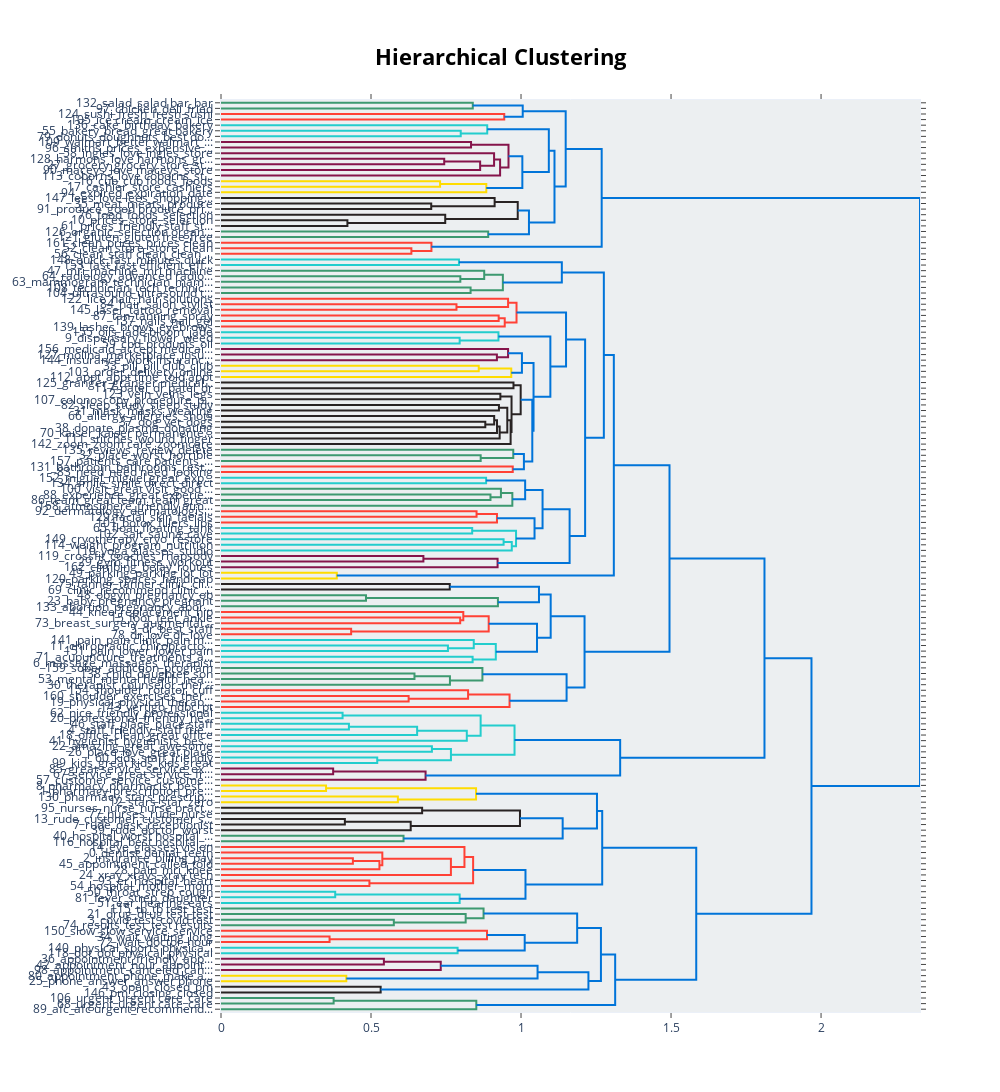

The notebook cell this image was saved under:
### Markdown cell above
**HIERARCHICAL CLUSTERING DENDOGRAM**

### Code cell
# Get total number of topics 
total_topics = len(topic_model.get_topics())
# Use all topics in hierarchy
fig3 = topic_model.visualize_hierarchy(top_n_topics=total_topics)
fig3.show()

### Figure 1 — Plotly figure (JSON) as saved in the notebook; plotly's stock layout.template omitted (floating-point values rounded to 4 significant figures; data arrays with more than 128 entries replaced by an {"elided": "..."} marker saying what was removed)
{"data": [{"hoverinfo": "text", "marker": {"color": "rgb(61,153,112)"}, "mode": "lines", "type": "scatter", "x": [0, 0.8392, 0.8392, 0], "xaxis": "x", "y": [-5, -5, -15, -15], "yaxis": "y"}, {"hoverinfo": "text", "marker": {"color": "rgb(255,65,54)"}, "mode": "lines", "type": "scatter", "x": [0, 0.944, 0.944, 0], "xaxis": "x", "y": [-25, -25, -35, -35], "yaxis": "y"}, {"hoverinfo": "text", "marker": {"color": "rgb(0,116,217)"}, "mode": "lines", "type": "scatter", "x": [0.8392, 1.006, 1.006, 0.944], "xaxis": "x", "y": [-10, -10, -30, -30], "yaxis": "y"}, {"hoverinfo": "text", "marker": {"color": "rgb(35,205,205)"}, "mode": "lines", "type": "scatter", "x": [0, 0.799, 0.799, 0], "xaxis": "x", "y": [-55, -55, -65, -65], "yaxis": "y"}, {"hoverinfo": "text", "marker": {"color": "rgb(35,205,205)"}, "mode": "lines", "type": "scatter", "x": [0, 0.8873, 0.8873, 0.799], "xaxis": "x", "y": [-45, -45, -60, -60], "yaxis": "y"}, {"hoverinfo": "text", "marker": {"color": "rgb(133,20,75)"}, "mode": "lines", "type": "scatter", "x": [0, 0.8334, 0.8334, 0], "xaxis": "x", "y": [-75, -75, -85, -85], "yaxis": "y"}, {"hoverinfo": "text", "marker": {"color": "rgb(133,20,75)"}, "mode": "lines", "type": "scatter", "x": [0, 0.744, 0.744, 0], "xaxis": "x", "y": [-105, -105, -115, -115], "yaxis": "y"}, {"hoverinfo": "text", "marker": {"color": "rgb(133,20,75)"}, "mode": "lines", "type": "scatter", "x": [0.744, 0.8637, 0.8637, 0], "xaxis": "x", "y": [-110, -110, -125, -125], "yaxis": "y"}, {"hoverinfo": "text", "marker": {"color": "rgb(133,20,75)"}, "mode": "lines", "type": "scatter", "x": [0, 0.9102, 0.9102, 0.8637], "xaxis": "x", "y": [-95, -95, -117.5, -117.5], "yaxis": "y"}, {"hoverinfo": "text", "marker": {"color": "rgb(133,20,75)"}, "mode": "lines", "type": "scatter", "x": [0.9102, 0.9302, 0.9302, 0], "xaxis": "x", "y": [-106.2, -106.2, -135, -135], "yaxis": "y"}, {"hoverinfo": "text", "marker": {"color": "rgb(133,20,75)"}, "mode": "lines", "type": "scatter", "x": [0.8334, 0.9582, 0.9582, 0.9302], "xaxis": "x", "y": [-80, -80, -120.6, -120.6], "yaxis": "y"}, {"hoverinfo": "text", "marker": {"color": "rgb(255,220,0)"}, "mode": "lines", "type": "scatter", "x": [0, 0.7302, 0.7302, 0], "xaxis": "x", "y": [-145, -145, -155, -155], "yaxis": "y"}, {"hoverinfo": "text", "marker": {"color": "rgb(255,220,0)"}, "mode": "lines", "type": "scatter", "x": [0.7302, 0.8842, 0.8842, 0], "xaxis": "x", "y": [-150, -150, -165, -165], "yaxis": "y"}, {"hoverinfo": "text", "marker": {"color": "rgb(0,116,217)"}, "mode": "lines", "type": "scatter", "x": [0.9582, 1.004, 1.004, 0.8842], "xaxis": "x", "y": [-100.3, -100.3, -157.5, -157.5], "yaxis": "y"}, {"hoverinfo": "text", "marker": {"color": "rgb(0,116,217)"}, "mode": "lines", "type": "scatter", "x": [0.8873, 1.093, 1.093, 1.004], "xaxis": "x", "y": [-52.5, -52.5, -128.9, -128.9], "yaxis": "y"}, {"hoverinfo": "text", "marker": {"color": "rgb(40,35,35)"}, "mode": "lines", "type": "scatter", "x": [0, 0.7007, 0.7007, 0], "xaxis": "x", "y": [-185, -185, -195, -195], "yaxis": "y"}, {"hoverinfo": "text", "marker": {"color": "rgb(40,35,35)"}, "mode": "lines", "type": "scatter", "x": [0, 0.912, 0.912, 0.7007], "xaxis": "x", "y": [-175, -175, -190, -190], "yaxis": "y"}, {"hoverinfo": "text", "marker": {"color": "rgb(40,35,35)"}, "mode": "lines", "type": "scatter", "x": [0, 0.4213, 0.4213, 0], "xaxis": "x", "y": [-215, -215, -225, -225], "yaxis": "y"}, {"hoverinfo": "text", "marker": {"color": "rgb(40,35,35)"}, "mode": "lines", "type": "scatter", "x": [0, 0.7474, 0.7474, 0.4213], "xaxis": "x", "y": [-205, -205, -220, -220], "yaxis": "y"}, {"hoverinfo": "text", "marker": {"color": "rgb(40,35,35)"}, "mode": "lines", "type": "scatter", "x": [0.912, 0.989, 0.989, 0.7474], "xaxis": "x", "y": [-182.5, -182.5, -212.5, -212.5], "yaxis": "y"}, {"hoverinfo": "text", "marker": {"color": "rgb(61,153,112)"}, "mode": "lines", "type": "scatter", "x": [0, 0.8906, 0.8906, 0], "xaxis": "x", "y": [-235, -235, -245, -245], "yaxis": "y"}, {"hoverinfo": "text", "marker": {"color": "rgb(0,116,217)"}, "mode": "lines", "type": "scatter", "x": [0.989, 1.026, 1.026, 0.8906], "xaxis": "x", "y": [-197.5, -197.5, -240, -240], "yaxis": "y"}, {"hoverinfo": "text", "marker": {"color": "rgb(0,116,217)"}, "mode": "lines", "type": "scatter", "x": [1.093, 1.112, 1.112, 1.026], "xaxis": "x", "y": [-90.7, -90.7, -218.8, -218.8], "yaxis": "y"}, {"hoverinfo": "text", "marker": {"color": "rgb(0,116,217)"}, "mode": "lines", "type": "scatter", "x": [1.006, 1.149, 1.149, 1.112], "xaxis": "x", "y": [-20, -20, -154.7, -154.7], "yaxis": "y"}, {"hoverinfo": "text", "marker": {"color": "rgb(255,65,54)"}, "mode": "lines", "type": "scatter", "x": [0, 0.6345, 0.6345, 0], "xaxis": "x", "y": [-265, -265, -275, -275], "yaxis": "y"}, {"hoverinfo": "text", "marker": {"color": "rgb(255,65,54)"}, "mode": "lines", "type": "scatter", "x": [0, 0.7014, 0.7014, 0.6345], "xaxis": "x", "y": [-255, -255, -270, -270], "yaxis": "y"}, {"hoverinfo": "text", "marker": {"color": "rgb(0,116,217)"}, "mode": "lines", "type": "scatter", "x": [1.149, 1.269, 1.269, 0.7014], "xaxis": "x", "y": [-87.36, -87.36, -262.5, -262.5], "yaxis": "y"}, {"hoverinfo": "text", "marker": {"color": "rgb(35,205,205)"}, "mode": "lines", "type": "scatter", "x": [0, 0.7931, 0.7931, 0], "xaxis": "x", "y": [-285, -285, -295, -295], "yaxis": "y"}, {"hoverinfo": "text", "marker": {"color": "rgb(61,153,112)"}, "mode": "lines", "type": "scatter", "x": [0, 0.7977, 0.7977, 0], "xaxis": "x", "y": [-315, -315, -325, -325], "yaxis": "y"}, {"hoverinfo": "text", "marker": {"color": "rgb(61,153,112)"}, "mode": "lines", "type": "scatter", "x": [0, 0.8773, 0.8773, 0.7977], "xaxis": "x", "y": [-305, -305, -320, -320], "yaxis": "y"}, {"hoverinfo": "text", "marker": {"color": "rgb(61,153,112)"}, "mode": "lines", "type": "scatter", "x": [0, 0.8319, 0.8319, 0], "xaxis": "x", "y": [-335, -335, -345, -345], "yaxis": "y"}, {"hoverinfo": "text", "marker": {"color": "rgb(61,153,112)"}, "mode": "lines", "type": "scatter", "x": [0.8773, 0.9395, 0.9395, 0.8319], "xaxis": "x", "y": [-312.5, -312.5, -340, -340], "yaxis": "y"}, {"hoverinfo": "text", "marker": {"color": "rgb(0,116,217)"}, "mode": "lines", "type": "scatter", "x": [0.7931, 1.136, 1.136, 0.9395], "xaxis": "x", "y": [-290, -290, -326.2, -326.2], "yaxis": "y"}, {"hoverinfo": "text", "marker": {"color": "rgb(255,65,54)"}, "mode": "lines", "type": "scatter", "x": [0, 0.7849, 0.7849, 0], "xaxis": "x", "y": [-365, -365, -375, -375], "yaxis": "y"}, {"hoverinfo": "text", "marker": {"color": "rgb(255,65,54)"}, "mode": "lines", "type": "scatter", "x": [0, 0.9569, 0.9569, 0.7849], "xaxis": "x", "y": [-355, -355, -370, -370], "yaxis": "y"}, {"hoverinfo": "text", "marker": {"color": "rgb(255,65,54)"}, "mode": "lines", "type": "scatter", "x": [0, 0.9255, 0.9255, 0], "xaxis": "x", "y": [-385, -385, -395, -395], "yaxis": "y"}, {"hoverinfo": "text", "marker": {"color": "rgb(255,65,54)"}, "mode": "lines", "type": "scatter", "x": [0.9255, 0.9457, 0.9457, 0], "xaxis": "x", "y": [-390, -390, -405, -405], "yaxis": "y"}, {"hoverinfo": "text", "marker": {"color": "rgb(255,65,54)"}, "mode": "lines", "type": "scatter", "x": [0.9569, 0.985, 0.985, 0.9457], "xaxis": "x", "y": [-362.5, -362.5, -397.5, -397.5], "yaxis": "y"}, {"hoverinfo": "text", "marker": {"color": "rgb(35,205,205)"}, "mode": "lines", "type": "scatter", "x": [0, 0.7955, 0.7955, 0], "xaxis": "x", "y": [-425, -425, -435, -435], "yaxis": "y"}, {"hoverinfo": "text", "marker": {"color": "rgb(35,205,205)"}, "mode": "lines", "type": "scatter", "x": [0, 0.9247, 0.9247, 0.7955], "xaxis": "x", "y": [-415, -415, -430, -430], "yaxis": "y"}, {"hoverinfo": "text", "marker": {"color": "rgb(133,20,75)"}, "mode": "lines", "type": "scatter", "x": [0, 0.9196, 0.9196, 0], "xaxis": "x", "y": [-455, -455, -465, -465], "yaxis": "y"}, {"hoverinfo": "text", "marker": {"color": "rgb(133,20,75)"}, "mode": "lines", "type": "scatter", "x": [0, 0.9568, 0.9568, 0.9196], "xaxis": "x", "y": [-445, -445, -460, -460], "yaxis": "y"}, {"hoverinfo": "text", "marker": {"color": "rgb(255,220,0)"}, "mode": "lines", "type": "scatter", "x": [0, 0.8591, 0.8591, 0], "xaxis": "x", "y": [-475, -475, -485, -485], "yaxis": "y"}, {"hoverinfo": "text", "marker": {"color": "rgb(255,220,0)"}, "mode": "lines", "type": "scatter", "x": [0.8591, 0.9675, 0.9675, 0], "xaxis": "x", "y": [-480, -480, -495, -495], "yaxis": "y"}, {"hoverinfo": "text", "marker": {"color": "rgb(0,116,217)"}, "mode": "lines", "type": "scatter", "x": [0.9568, 1.003, 1.003, 0.9675], "xaxis": "x", "y": [-452.5, -452.5, -487.5, -487.5], "yaxis": "y"}, {"hoverinfo": "text", "marker": {"color": "rgb(40,35,35)"}, "mode": "lines", "type": "scatter", "x": [0, 0.9749, 0.9749, 0], "xaxis": "x", "y": [-505, -505, -515, -515], "yaxis": "y"}, {"hoverinfo": "text", "marker": {"color": "rgb(40,35,35)"}, "mode": "lines", "type": "scatter", "x": [0, 0.9311, 0.9311, 0], "xaxis": "x", "y": [-525, -525, -535, -535], "yaxis": "y"}, {"hoverinfo": "text", "marker": {"color": "rgb(40,35,35)"}, "mode": "lines", "type": "scatter", "x": [0, 0.9264, 0.9264, 0], "xaxis": "x", "y": [-545, -545, -555, -555], "yaxis": "y"}, {"hoverinfo": "text", "marker": {"color": "rgb(40,35,35)"}, "mode": "lines", "type": "scatter", "x": [0, 0.8809, 0.8809, 0], "xaxis": "x", "y": [-575, -575, -585, -585], "yaxis": "y"}, {"hoverinfo": "text", "marker": {"color": "rgb(40,35,35)"}, "mode": "lines", "type": "scatter", "x": [0, 0.9105, 0.9105, 0.8809], "xaxis": "x", "y": [-565, -565, -580, -580], "yaxis": "y"}, {"hoverinfo": "text", "marker": {"color": "rgb(40,35,35)"}, "mode": "lines", "type": "scatter", "x": [0.9105, 0.9199, 0.9199, 0], "xaxis": "x", "y": [-572.5, -572.5, -595, -595], "yaxis": "y"}, {"hoverinfo": "text", "marker": {"color": "rgb(40,35,35)"}, "mode": "lines", "type": "scatter", "x": [0.9199, 0.9288, 0.9288, 0], "xaxis": "x", "y": [-583.8, -583.8, -605, -605], "yaxis": "y"}, {"hoverinfo": "text", "marker": {"color": "rgb(40,35,35)"}, "mode": "lines", "type": "scatter", "x": [0.9264, 0.9542, 0.9542, 0.9288], "xaxis": "x", "y": [-550, -550, -594.4, -594.4], "yaxis": "y"}, {"hoverinfo": "text", "marker": {"color": "rgb(40,35,35)"}, "mode": "lines", "type": "scatter", "x": [0.9542, 0.9653, 0.9653, 0], "xaxis": "x", "y": [-572.2, -572.2, -615, -615], "yaxis": "y"}, {"hoverinfo": "text", "marker": {"color": "rgb(40,35,35)"}, "mode": "lines", "type": "scatter", "x": [0.9311, 0.9684, 0.9684, 0.9653], "xaxis": "x", "y": [-530, -530, -593.6, -593.6], "yaxis": "y"}, {"hoverinfo": "text", "marker": {"color": "rgb(40,35,35)"}, "mode": "lines", "type": "scatter", "x": [0.9749, 0.9989, 0.9989, 0.9684], "xaxis": "x", "y": [-510, -510, -561.8, -561.8], "yaxis": "y"}, {"hoverinfo": "text", "marker": {"color": "rgb(61,153,112)"}, "mode": "lines", "type": "scatter", "x": [0, 0.8655, 0.8655, 0], "xaxis": "x", "y": [-635, -635, -645, -645], "yaxis": "y"}, {"hoverinfo": "text", "marker": {"color": "rgb(61,153,112)"}, "mode": "lines", "type": "scatter", "x": [0, 0.9741, 0.9741, 0.8655], "xaxis": "x", "y": [-625, -625, -640, -640], "yaxis": "y"}, {"hoverinfo": "text", "marker": {"color": "rgb(255,65,54)"}, "mode": "lines", "type": "scatter", "x": [0, 0.9724, 0.9724, 0], "xaxis": "x", "y": [-655, -655, -665, -665], "yaxis": "y"}, {"hoverinfo": "text", "marker": {"color": "rgb(0,116,217)"}, "mode": "lines", "type": "scatter", "x": [0.9741, 1.01, 1.01, 0.9724], "xaxis": "x", "y": [-632.5, -632.5, -660, -660], "yaxis": "y"}, {"hoverinfo": "text", "marker": {"color": "rgb(0,116,217)"}, "mode": "lines", "type": "scatter", "x": [0.9989, 1.038, 1.038, 1.01], "xaxis": "x", "y": [-535.9, -535.9, -646.2, -646.2], "yaxis": "y"}, {"hoverinfo": "text", "marker": {"color": "rgb(0,116,217)"}, "mode": "lines", "type": "scatter", "x": [1.003, 1.042, 1.042, 1.038], "xaxis": "x", "y": [-470, -470, -591.1, -591.1], "yaxis": "y"}, {"hoverinfo": "text", "marker": {"color": "rgb(0,116,217)"}, "mode": "lines", "type": "scatter", "x": [0.9247, 1.098, 1.098, 1.042], "xaxis": "x", "y": [-422.5, -422.5, -530.5, -530.5], "yaxis": "y"}, {"hoverinfo": "text", "marker": {"color": "rgb(0,116,217)"}, "mode": "lines", "type": "scatter", "x": [0.985, 1.15, 1.15, 1.098], "xaxis": "x", "y": [-380, -380, -476.5, -476.5], "yaxis": "y"}, {"hoverinfo": "text", "marker": {"color": "rgb(35,205,205)"}, "mode": "lines", "type": "scatter", "x": [0, 0.8836, 0.8836, 0], "xaxis": "x", "y": [-675, -675, -685, -685], "yaxis": "y"}, {"hoverinfo": "text", "marker": {"color": "rgb(61,153,112)"}, "mode": "lines", "type": "scatter", "x": [0, 0.8982, 0.8982, 0], "xaxis": "x", "y": [-705, -705, -715, -715], "yaxis": "y"}, {"hoverinfo": "text", "marker": {"color": "rgb(61,153,112)"}, "mode": "lines", "type": "scatter", "x": [0, 0.933, 0.933, 0.8982], "xaxis": "x", "y": [-695, -695, -710, -710], "yaxis": "y"}, {"hoverinfo": "text", "marker": {"color": "rgb(61,153,112)"}, "mode": "lines", "type": "scatter", "x": [0.933, 0.9711, 0.9711, 0], "xaxis": "x", "y": [-702.5, -702.5, -725, -725], "yaxis": "y"}, {"hoverinfo": "text", "marker": {"color": "rgb(0,116,217)"}, "mode": "lines", "type": "scatter", "x": [0.8836, 1.014, 1.014, 0.9711], "xaxis": "x", "y": [-680, -680, -713.8, -713.8], "yaxis": "y"}, {"hoverinfo": "text", "marker": {"color": "rgb(255,65,54)"}, "mode": "lines", "type": "scatter", "x": [0, 0.8517, 0.8517, 0], "xaxis": "x", "y": [-735, -735, -745, -745], "yaxis": "y"}, {"hoverinfo": "text", "marker": {"color": "rgb(255,65,54)"}, "mode": "lines", "type": "scatter", "x": [0.8517, 0.9198, 0.9198, 0], "xaxis": "x", "y": [-740, -740, -755, -755], "yaxis": "y"}, {"hoverinfo": "text", "marker": {"color": "rgb(35,205,205)"}, "mode": "lines", "type": "scatter", "x": [0, 0.8372, 0.8372, 0], "xaxis": "x", "y": [-765, -765, -775, -775], "yaxis": "y"}, {"hoverinfo": "text", "marker": {"color": "rgb(35,205,205)"}, "mode": "lines", "type": "scatter", "x": [0, 0.9419, 0.9419, 0], "xaxis": "x", "y": [-785, -785, -795, -795], "yaxis": "y"}, {"hoverinfo": "text", "marker": {"color": "rgb(35,205,205)"}, "mode": "lines", "type": "scatter", "x": [0.9419, 0.9692, 0.9692, 0], "xaxis": "x", "y": [-790, -790, -805, -805], "yaxis": "y"}, {"hoverinfo": "text", "marker": {"color": "rgb(35,205,205)"}, "mode": "lines", "type": "scatter", "x": [0.8372, 0.9834, 0.9834, 0.9692], "xaxis": "x", "y": [-770, -770, -797.5, -797.5], "yaxis": "y"}, {"hoverinfo": "text", "marker": {"color": "rgb(0,116,217)"}, "mode": "lines", "type": "scatter", "x": [0.9198, 1.045, 1.045, 0.9834], "xaxis": "x", "y": [-747.5, -747.5, -783.8, -783.8], "yaxis": "y"}, {"hoverinfo": "text", "marker": {"color": "rgb(0,116,217)"}, "mode": "lines", "type": "scatter", "x": [1.014, 1.072, 1.072, 1.045], "xaxis": "x", "y": [-696.9, -696.9, -765.6, -765.6], "yaxis": "y"}, {"hoverinfo": "text", "marker": {"color": "rgb(133,20,75)"}, "mode": "lines", "type": "scatter", "x": [0, 0.6746, 0.6746, 0], "xaxis": "x", "y": [-815, -815, -825, -825], "yaxis": "y"}, {"hoverinfo": "text", "marker": {"color": "rgb(133,20,75)"}, "mode": "lines", "type": "scatter", "x": [0.6746, 0.9219, 0.9219, 0], "xaxis": "x", "y": [-820, -820, -835, -835], "yaxis": "y"}, {"hoverinfo": "text", "marker": {"color": "rgb(0,116,217)"}, "mode": "lines", "type": "scatter", "x": [1.072, 1.162, 1.162, 0.9219], "xaxis": "x", "y": [-731.2, -731.2, -827.5, -827.5], "yaxis": "y"}, {"hoverinfo": "text", "marker": {"color": "rgb(0,116,217)"}, "mode": "lines", "type": "scatter", "x": [1.15, 1.214, 1.214, 1.162], "xaxis": "x", "y": [-428.3, -428.3, -779.4, -779.4], "yaxis": "y"}, {"hoverinfo": "text", "marker": {"color": "rgb(0,116,217)"}, "mode": "lines", "type": "scatter", "x": [1.136, 1.276, 1.276, 1.214], "xaxis": "x", "y": [-308.1, -308.1, -603.8, -603.8], "yaxis": "y"}, {"hoverinfo": "text", "marker": {"color": "rgb(255,220,0)"}, "mode": "lines", "type": "scatter", "x": [0, 0.3859, 0.3859, 0], "xaxis": "x", "y": [-845, -845, -855, -855], "yaxis": "y"}, {"hoverinfo": "text", "marker": {"color": "rgb(0,116,217)"}, "mode": "lines", "type": "scatter", "x": [1.276, 1.309, 1.309, 0.3859], "xaxis": "x", "y": [-456.0, -456.0, -850, -850], "yaxis": "y"}, {"hoverinfo": "text", "marker": {"color": "rgb(40,35,35)"}, "mode": "lines", "type": "scatter", "x": [0, 0.7625, 0.7625, 0], "xaxis": "x", "y": [-865, -865, -875, -875], "yaxis": "y"}, {"hoverinfo": "text", "marker": {"color": "rgb(61,153,112)"}, "mode": "lines", "type": "scatter", "x": [0, 0.4832, 0.4832, 0], "xaxis": "x", "y": [-885, -885, -895, -895], "yaxis": "y"}, {"hoverinfo": "text", "marker": {"color": "rgb(61,153,112)"}, "mode": "lines", "type": "scatter", "x": [0.4832, 0.923, 0.923, 0], "xaxis": "x", "y": [-890, -890, -905, -905], "yaxis": "y"}, {"hoverinfo": "text", "marker": {"color": "rgb(0,116,217)"}, "mode": "lines", "type": "scatter", "x": [0.7625, 1.06, 1.06, 0.923], "xaxis": "x", "y": [-870, -870, -897.5, -897.5], "yaxis": "y"}, {"hoverinfo": "text", "marker": {"color": "rgb(255,65,54)"}, "mode": "lines", "type": "scatter", "x": [0, 0.7972, 0.7972, 0], "xaxis": "x", "y": [-925, -925, -935, -935], "yaxis": "y"}, {"hoverinfo": "text", "marker": {"color": "rgb(255,65,54)"}, "mode": "lines", "type": "scatter", "x": [0, 0.8076, 0.8076, 0.7972], "xaxis": "x", "y": [-915, -915, -930, -930], "yaxis": "y"}, {"hoverinfo": "text", "marker": {"color": "rgb(255,65,54)"}, "mode": "lines", "type": "scatter", "x": [0, 0.4338, 0.4338, 0], "xaxis": "x", "y": [-945, -945, -955, -955], "yaxis": "y"}, {"hoverinfo": "text", "marker": {"color": "rgb(255,65,54)"}, "mode": "lines", "type": "scatter", "x": [0.8076, 0.8923, 0.8923, 0.4338], "xaxis": "x", "y": [-922.5, -922.5, -950, -950], "yaxis": "y"}, {"hoverinfo": "text", "marker": {"color": "rgb(35,205,205)"}, "mode": "lines", "type": "scatter", "x": [0, 0.7564, 0.7564, 0], "xaxis": "x", "y": [-975, -975, -985, -985], "yaxis": "y"}, {"hoverinfo": "text", "marker": {"color": "rgb(35,205,205)"}, "mode": "lines", "type": "scatter", "x": [0, 0.8425, 0.8425, 0.7564], "xaxis": "x", "y": [-965, -965, -980, -980], "yaxis": "y"}, {"hoverinfo": "text", "marker": {"color": "rgb(35,205,205)"}, "mode": "lines", "type": "scatter", "x": [0, 0.8386, 0.8386, 0], "xaxis": "x", "y": [-995, -995, -1005, -1005], "yaxis": "y"}, {"hoverinfo": "text", "marker": {"color": "rgb(35,205,205)"}, "mode": "lines", "type": "scatter", "x": [0.8425, 0.9159, 0.9159, 0.8386], "xaxis": "x", "y": [-972.5, -972.5, -1000, -1000], "yaxis": "y"}, {"hoverinfo": "text", "marker": {"color": "rgb(0,116,217)"}, "mode": "lines", "type": "scatter", "x": [0.8923, 1.053, 1.053, 0.9159], "xaxis": "x", "y": [-936.2, -936.2, -986.2, -986.2], "yaxis": "y"}, {"hoverinfo": "text", "marker": {"color": "rgb(0,116,217)"}, "mode": "lines", "type": "scatter", "x": [1.06, 1.099, 1.099, 1.053], "xaxis": "x", "y": [-883.8, -883.8, -961.2, -961.2], "yaxis": "y"}, {"hoverinfo": "text", "marker": {"color": "rgb(61,153,112)"}, "mode": "lines", "type": "scatter", "x": [0, 0.6448, 0.6448, 0], "xaxis": "x", "y": [-1025, -1025, -1035, -1035], "yaxis": "y"}, {"hoverinfo": "text", "marker": {"color": "rgb(61,153,112)"}, "mode": "lines", "type": "scatter", "x": [0.6448, 0.7631, 0.7631, 0], "xaxis": "x", "y": [-1030, -1030, -1045, -1045], "yaxis": "y"}, {"hoverinfo": "text", "marker": {"color": "rgb(61,153,112)"}, "mode": "lines", "type": "scatter", "x": [0, 0.8713, 0.8713, 0.7631], "xaxis": "x", "y": [-1015, -1015, -1038.0, -1038.0], "yaxis": "y"}, {"hoverinfo": "text", "marker": {"color": "rgb(255,65,54)"}, "mode": "lines", "type": "scatter", "x": [0, 0.6254, 0.6254, 0], "xaxis": "x", "y": [-1065, -1065, -1075, -1075], "yaxis": "y"}, {"hoverinfo": "text", "marker": {"color": "rgb(255,65,54)"}, "mode": "lines", "type": "scatter", "x": [0, 0.8235, 0.8235, 0.6254], "xaxis": "x", "y": [-1055, -1055, -1070, -1070], "yaxis": "y"}, {"hoverinfo": "text", "marker": {"color": "rgb(255,65,54)"}, "mode": "lines", "type": "scatter", "x": [0.8235, 0.9617, 0.9617, 0], "xaxis": "x", "y": [-1062.0, -1062.0, -1085, -1085], "yaxis": "y"}, {"hoverinfo": "text", "marker": {"color": "rgb(0,116,217)"}, "mode": "lines", "type": "scatter", "x": [0.8713, 1.152, 1.152, 0.9617], "xaxis": "x", "y": [-1026.0, -1026.0, -1074.0, -1074.0], "yaxis": "y"}, {"hoverinfo": "text", "marker": {"color": "rgb(0,116,217)"}, "mode": "lines", "type": "scatter", "x": [1.099, 1.212, 1.212, 1.152], "xaxis": "x", "y": [-922.5, -922.5, -1050, -1050], "yaxis": "y"}, {"hoverinfo": "text", "marker": {"color": "rgb(0,116,217)"}, "mode": "lines", "type": "scatter", "x": [1.309, 1.495, 1.495, 1.212], "xaxis": "x", "y": [-653.0, -653.0, -986.2, -986.2], "yaxis": "y"}, {"hoverinfo": "text", "marker": {"color": "rgb(35,205,205)"}, "mode": "lines", "type": "scatter", "x": [0, 0.4052, 0.4052, 0], "xaxis": "x", "y": [-1095, -1095, -1105, -1105], "yaxis": "y"}, {"hoverinfo": "text", "marker": {"color": "rgb(35,205,205)"}, "mode": "lines", "type": "scatter", "x": [0, 0.4263, 0.4263, 0], "xaxis": "x", "y": [-1115, -1115, -1125, -1125], "yaxis": "y"}, {"hoverinfo": "text", "marker": {"color": "rgb(35,205,205)"}, "mode": "lines", "type": "scatter", "x": [0.4263, 0.6537, 0.6537, 0], "xaxis": "x", "y": [-1120, -1120, -1135, -1135], "yaxis": "y"}, {"hoverinfo": "text", "marker": {"color": "rgb(35,205,205)"}, "mode": "lines", "type": "scatter", "x": [0.6537, 0.8192, 0.8192, 0], "xaxis": "x", "y": [-1128.0, -1128.0, -1145, -1145], "yaxis": "y"}, {"hoverinfo": "text", "marker": {"color": "rgb(35,205,205)"}, "mode": "lines", "type": "scatter", "x": [0.4052, 0.8653, 0.8653, 0.8192], "xaxis": "x", "y": [-1100, -1100, -1136.0, -1136.0], "yaxis": "y"}, {"hoverinfo": "text", "marker": {"color": "rgb(35,205,205)"}, "mode": "lines", "type": "scatter", "x": [0, 0.7029, 0.7029, 0], "xaxis": "x", "y": [-1155, -1155, -1165, -1165], "yaxis": "y"}, {"hoverinfo": "text", "marker": {"color": "rgb(35,205,205)"}, "mode": "lines", "type": "scatter", "x": [0, 0.5208, 0.5208, 0], "xaxis": "x", "y": [-1175, -1175, -1185, -1185], "yaxis": "y"}, {"hoverinfo": "text", "marker": {"color": "rgb(35,205,205)"}, "mode": "lines", "type": "scatter", "x": [0.7029, 0.7664, 0.7664, 0.5208], "xaxis": "x", "y": [-1160, -1160, -1180, -1180], "yaxis": "y"}, {"hoverinfo": "text", "marker": {"color": "rgb(35,205,205)"}, "mode": "lines", "type": "scatter", "x": [0.8653, 0.9783, 0.9783, 0.7664], "xaxis": "x", "y": [-1118.0, -1118.0, -1170, -1170], "yaxis": "y"}, {"hoverinfo": "text", "marker": {"color": "rgb(133,20,75)"}, "mode": "lines", "type": "scatter", "x": [0, 0.3738, 0.3738, 0], "xaxis": "x", "y": [-1195, -1195, -1205, -1205], "yaxis": "y"}, {"hoverinfo": "text", "marker": {"color": "rgb(133,20,75)"}, "mode": "lines", "type": "scatter", "x": [0.3738, 0.6819, 0.6819, 0], "xaxis": "x", "y": [-1200, -1200, -1215, -1215], "yaxis": "y"}, {"hoverinfo": "text", "marker": {"color": "rgb(0,116,217)"}, "mode": "lines", "type": "scatter", "x": [0.9783, 1.33, 1.33, 0.6819], "xaxis": "x", "y": [-1144.0, -1144.0, -1208.0, -1208.0], "yaxis": "y"}, {"hoverinfo": "text", "marker": {"color": "rgb(0,116,217)"}, "mode": "lines", "type": "scatter", "x": [1.495, 1.811, 1.811, 1.33], "xaxis": "x", "y": [-819.6, -819.6, -1176.0, -1176.0], "yaxis": "y"}, {"hoverinfo": "text", "marker": {"color": "rgb(255,220,0)"}, "mode": "lines", "type": "scatter", "x": [0, 0.3501, 0.3501, 0], "xaxis": "x", "y": [-1225, -1225, -1235, -1235], "yaxis": "y"}, {"hoverinfo": "text", "marker": {"color": "rgb(255,220,0)"}, "mode": "lines", "type": "scatter", "x": [0, 0.5896, 0.5896, 0], "xaxis": "x", "y": [-1245, -1245, -1255, -1255], "yaxis": "y"}, {"hoverinfo": "text", "marker": {"color": "rgb(255,220,0)"}, "mode": "lines", "type": "scatter", "x": [0.3501, 0.8501, 0.8501, 0.5896], "xaxis": "x", "y": [-1230, -1230, -1250, -1250], "yaxis": "y"}, {"hoverinfo": "text", "marker": {"color": "rgb(40,35,35)"}, "mode": "lines", "type": "scatter", "x": [0, 0.6704, 0.6704, 0], "xaxis": "x", "y": [-1265, -1265, -1275, -1275], "yaxis": "y"}, {"hoverinfo": "text", "marker": {"color": "rgb(40,35,35)"}, "mode": "lines", "type": "scatter", "x": [0, 0.4129, 0.4129, 0], "xaxis": "x", "y": [-1285, -1285, -1295, -1295], "yaxis": "y"}, {"hoverinfo": "text", "marker": {"color": "rgb(40,35,35)"}, "mode": "lines", "type": "scatter", "x": [0.4129, 0.6323, 0.6323, 0], "xaxis": "x", "y": [-1290, -1290, -1305, -1305], "yaxis": "y"}, {"hoverinfo": "text", "marker": {"color": "rgb(40,35,35)"}, "mode": "lines", "type": "scatter", "x": [0.6704, 0.9965, 0.9965, 0.6323], "xaxis": "x", "y": [-1270, -1270, -1298.0, -1298.0], "yaxis": "y"}, {"hoverinfo": "text", "marker": {"color": "rgb(61,153,112)"}, "mode": "lines", "type": "scatter", "x": [0, 0.6084, 0.6084, 0], "xaxis": "x", "y": [-1315, -1315, -1325, -1325], "yaxis": "y"}, {"hoverinfo": "text", "marker": {"color": "rgb(0,116,217)"}, "mode": "lines", "type": "scatter", "x": [0.9965, 1.139, 1.139, 0.6084], "xaxis": "x", "y": [-1284.0, -1284.0, -1320, -1320], "yaxis": "y"}, {"hoverinfo": "text", "marker": {"color": "rgb(0,116,217)"}, "mode": "lines", "type": "scatter", "x": [0.8501, 1.253, 1.253, 1.139], "xaxis": "x", "y": [-1240, -1240, -1302.0, -1302.0], "yaxis": "y"}, {"hoverinfo": "text", "marker": {"color": "rgb(255,65,54)"}, "mode": "lines", "type": "scatter", "x": [0, 0.4395, 0.4395, 0], "xaxis": "x", "y": [-1355, -1355, -1365, -1365], "yaxis": "y"}, {"hoverinfo": "text", "marker": {"color": "rgb(255,65,54)"}, "mode": "lines", "type": "scatter", "x": [0.4395, 0.528, 0.528, 0], "xaxis": "x", "y": [-1360, -1360, -1375, -1375], "yaxis": "y"}, {"hoverinfo": "text", "marker": {"color": "rgb(255,65,54)"}, "mode": "lines", "type": "scatter", "x": [0, 0.5377, 0.5377, 0.528], "xaxis": "x", "y": [-1345, -1345, -1368.0, -1368.0], "yaxis": "y"}, {"hoverinfo": "text", "marker": {"color": "rgb(255,65,54)"}, "mode": "lines", "type": "scatter", "x": [0.5377, 0.7663, 0.7663, 0], "xaxis": "x", "y": [-1356.0, -1356.0, -1385, -1385], "yaxis": "y"}, {"hoverinfo": "text", "marker": {"color": "rgb(255,65,54)"}, "mode": "lines", "type": "scatter", "x": [0, 0.8114, 0.8114, 0.7663], "xaxis": "x", "y": [-1335, -1335, -1371.0, -1371.0], "yaxis": "y"}, {"hoverinfo": "text", "marker": {"color": "rgb(255,65,54)"}, "mode": "lines", "type": "scatter", "x": [0, 0.4947, 0.4947, 0], "xaxis": "x", "y": [-1395, -1395, -1405, -1405], "yaxis": "y"}, {"hoverinfo": "text", "marker": {"color": "rgb(255,65,54)"}, "mode": "lines", "type": "scatter", "x": [0.8114, 0.8403, 0.8403, 0.4947], "xaxis": "x", "y": [-1353.0, -1353.0, -1400, -1400], "yaxis": "y"}, {"hoverinfo": "text", "marker": {"color": "rgb(35,205,205)"}, "mode": "lines", "type": "scatter", "x": [0, 0.3806, 0.3806, 0], "xaxis": "x", "y": [-1415, -1415, -1425, -1425], "yaxis": "y"}, {"hoverinfo": "text", "marker": {"color": "rgb(35,205,205)"}, "mode": "lines", "type": "scatter", "x": [0.3806, 0.7955, 0.7955, 0], "xaxis": "x", "y": [-1420, -1420, -1435, -1435], "yaxis": "y"}, {"hoverinfo": "text", "marker": {"color": "rgb(0,116,217)"}, "mode": "lines", "type": "scatter", "x": [0.8403, 1.015, 1.015, 0.7955], "xaxis": "x", "y": [-1376.0, -1376.0, -1428.0, -1428.0], "yaxis": "y"}, {"hoverinfo": "text", "marker": {"color": "rgb(0,116,217)"}, "mode": "lines", "type": "scatter", "x": [1.253, 1.271, 1.271, 1.015], "xaxis": "x", "y": [-1271.0, -1271.0, -1402.0, -1402.0], "yaxis": "y"}, {"hoverinfo": "text", "marker": {"color": "rgb(61,153,112)"}, "mode": "lines", "type": "scatter", "x": [0, 0.576, 0.576, 0], "xaxis": "x", "y": [-1465, -1465, -1475, -1475], "yaxis": "y"}, {"hoverinfo": "text", "marker": {"color": "rgb(61,153,112)"}, "mode": "lines", "type": "scatter", "x": [0, 0.8155, 0.8155, 0.576], "xaxis": "x", "y": [-1455, -1455, -1470, -1470], "yaxis": "y"}, {"hoverinfo": "text", "marker": {"color": "rgb(61,153,112)"}, "mode": "lines", "type": "scatter", "x": [0, 0.8751, 0.8751, 0.8155], "xaxis": "x", "y": [-1445, -1445, -1462.0, -1462.0], "yaxis": "y"}, {"hoverinfo": "text", "marker": {"color": "rgb(255,65,54)"}, "mode": "lines", "type": "scatter", "x": [0, 0.3618, 0.3618, 0], "xaxis": "x", "y": [-1495, -1495, -1505, -1505], "yaxis": "y"}, {"hoverinfo": "text", "marker": {"color": "rgb(255,65,54)"}, "mode": "lines", "type": "scatter", "x": [0, 0.8866, 0.8866, 0.3618], "xaxis": "x", "y": [-1485, -1485, -1500, -1500], "yaxis": "y"}, {"hoverinfo": "text", "marker": {"color": "rgb(35,205,205)"}, "mode": "lines", "type": "scatter", "x": [0, 0.7886, 0.7886, 0], "xaxis": "x", "y": [-1515, -1515, -1525, -1525], "yaxis": "y"}, {"hoverinfo": "text", "marker": {"color": "rgb(0,116,217)"}, "mode": "lines", "type": "scatter", "x": [0.8866, 1.012, 1.012, 0.7886], "xaxis": "x", "y": [-1492.0, -1492.0, -1520, -1520], "yaxis": "y"}, {"hoverinfo": "text", "marker": {"color": "rgb(0,116,217)"}, "mode": "lines", "type": "scatter", "x": [0.8751, 1.187, 1.187, 1.012], "xaxis": "x", "y": [-1454.0, -1454.0, -1506.0, -1506.0], "yaxis": "y"}, {"hoverinfo": "text", "marker": {"color": "rgb(133,20,75)"}, "mode": "lines", "type": "scatter", "x": [0, 0.5429, 0.5429, 0], "xaxis": "x", "y": [-1535, -1535, -1545, -1545], "yaxis": "y"}, {"hoverinfo": "text", "marker": {"color": "rgb(133,20,75)"}, "mode": "lines", "type": "scatter", "x": [0.5429, 0.7324, 0.7324, 0], "xaxis": "x", "y": [-1540, -1540, -1555, -1555], "yaxis": "y"}, {"hoverinfo": "text", "marker": {"color": "rgb(255,220,0)"}, "mode": "lines", "type": "scatter", "x": [0, 0.4176, 0.4176, 0], "xaxis": "x", "y": [-1565, -1565, -1575, -1575], "yaxis": "y"}, {"hoverinfo": "text", "marker": {"color": "rgb(0,116,217)"}, "mode": "lines", "type": "scatter", "x": [0.7324, 1.055, 1.055, 0.4176], "xaxis": "x", "y": [-1548.0, -1548.0, -1570, -1570], "yaxis": "y"}, {"hoverinfo": "text", "marker": {"color": "rgb(40,35,35)"}, "mode": "lines", "type": "scatter", "x": [0, 0.5322, 0.5322, 0], "xaxis": "x", "y": [-1585, -1585, -1595, -1595], "yaxis": "y"}, {"hoverinfo": "text", "marker": {"color": "rgb(0,116,217)"}, "mode": "lines", "type": "scatter", "x": [1.055, 1.225, 1.225, 0.5322], "xaxis": "x", "y": [-1559.0, -1559.0, -1590, -1590], "yaxis": "y"}, {"hoverinfo": "text", "marker": {"color": "rgb(0,116,217)"}, "mode": "lines", "type": "scatter", "x": [1.187, 1.266, 1.266, 1.225], "xaxis": "x", "y": [-1480, -1480, -1574.0, -1574.0], "yaxis": "y"}, {"hoverinfo": "text", "marker": {"color": "rgb(61,153,112)"}, "mode": "lines", "type": "scatter", "x": [0, 0.3754, 0.3754, 0], "xaxis": "x", "y": [-1605, -1605, -1615, -1615], "yaxis": "y"}, {"hoverinfo": "text", "marker": {"color": "rgb(61,153,112)"}, "mode": "lines", "type": "scatter", "x": [0.3754, 0.8509, 0.8509, 0], "xaxis": "x", "y": [-1610, -1610, -1625, -1625], "yaxis": "y"}, {"hoverinfo": "text", "marker": {"color": "rgb(0,116,217)"}, "mode": "lines", "type": "scatter", "x": [1.266, 1.314, 1.314, 0.8509], "xaxis": "x", "y": [-1527.0, -1527.0, -1618.0, -1618.0], "yaxis": "y"}, {"hoverinfo": "text", "marker": {"color": "rgb(0,116,217)"}, "mode": "lines", "type": "scatter", "x": [1.271, 1.584, 1.584, 1.314], "xaxis": "x", "y": [-1336.0, -1336.0, -1572.0, -1572.0], "yaxis": "y"}, {"hoverinfo": "text", "marker": {"color": "rgb(0,116,217)"}, "mode": "lines", "type": "scatter", "x": [1.811, 1.968, 1.968, 1.584], "xaxis": "x", "y": [-997.7, -997.7, -1454.0, -1454.0], "yaxis": "y"}, {"hoverinfo": "text", "marker": {"color": "rgb(0,116,217)"}, "mode": "lines", "type": "scatter", "x": [1.269, 2.33, 2.33, 1.968], "xaxis": "x", "y": [-174.9, -174.9, -1226.0, -1226.0], "yaxis": "y"}], "layout": {"autosize": false, "height": 2645, "hoverlabel": {"bgcolor": "white", "font": {"family": "Rockwell", "size": 16}}, "hovermode": "closest", "plot_bgcolor": "#ECEFF1", "showlegend": false, "title": {"font": {"color": "Black", "size": 22}, "text": "<b>Hierarchical Clustering</b>", "x": 0.5, "xanchor": "center", "yanchor": "top"}, "width": 1000, "xaxis": {"mirror": "allticks", "rangemode": "tozero", "showgrid": false, "showline": true, "showticklabels": true, "ticks": "outside", "type": "linear", "zeroline": false}, "yaxis": {"mirror": "allticks", "range": [-1630, 0], "rangemode": "tozero", "showgrid": false, "showline": true, "showticklabels": true, "tickmode": "array", "ticks": "outside", "ticktext": {"elided": "163 str values"}, "tickvals": {"elided": "163 int values"}, "type": "linear", "zeroline": false}}}
